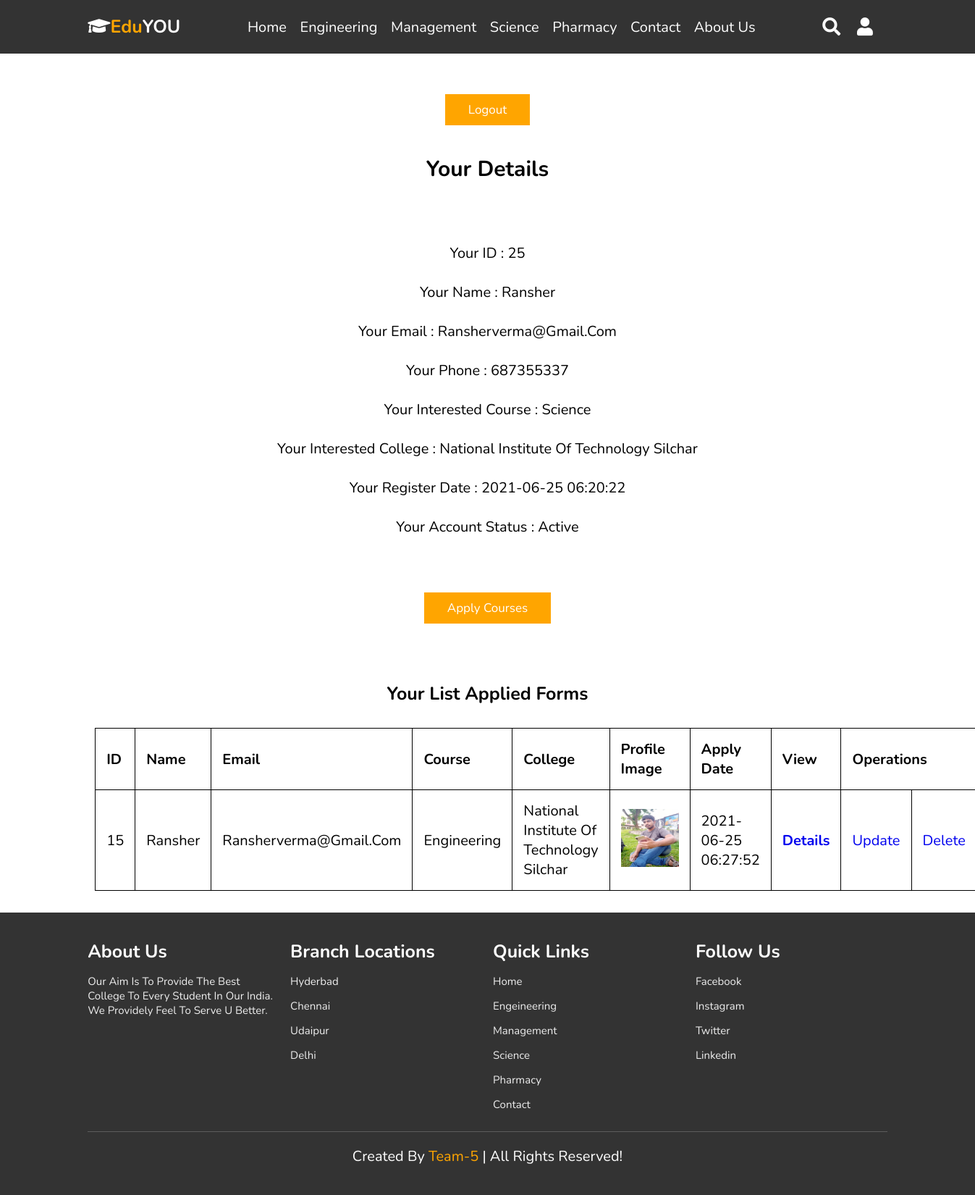
Page /index2.php (signed in) on the committed database.
### tables this page shows
CREATE TABLE `registerr` (
  `id` int(10) NOT NULL,
  `name` varchar(30) NOT NULL,
  `email` varchar(30) NOT NULL,
  `phone` int(15) NOT NULL,
  `course` varchar(30) NOT NULL,
  `college` varchar(50) NOT NULL,
  `password` varchar(50) NOT NULL,
  `cpassword` varchar(50) NOT NULL,
  `date` datetime NOT NULL,
  `token` varchar(255) NOT NULL,
  `statuss` varchar(255) NOT NULL
);

CREATE TABLE `apply` (
  `id` int(10) NOT NULL,
  `fname` varchar(30) NOT NULL,
  `lname` varchar(30) NOT NULL,
  `email` varchar(255) NOT NULL,
  `gender` varchar(10) NOT NULL,
  `father` varchar(40) NOT NULL,
  `mother` varchar(40) NOT NULL,
  `dob` varchar(255) NOT NULL,
  `hq` varchar(255) NOT NULL,
  `course` varchar(255) NOT NULL,
  `college` varchar(255) NOT NULL,
  `fadd` varchar(255) NOT NULL,
  `state` varchar(30) NOT NULL,
  `zip` varchar(255) NOT NULL,
  `country` varchar(255) NOT NULL,
  `uni` varchar(255) NOT NULL,
  `uniadd` varchar(255) NOT NULL,
  `maxmark` int(10) NOT NULL,
  `minmark` int(10) NOT NULL,
  `resfile` varchar(255) NOT NULL,
  `imgfile` varchar(255) NOT NULL,
  `sigfile` varchar(255) NOT NULL,
  `registerdate` datetime NOT NULL
);

### index2.php (the view, shortened to what this page needs)
<?php
include("connection.php");
?>
<!DOCTYPE html>
<html lang="en">
<head>
    <link rel="stylesheet" href="https://unpkg.com/swiper/swiper-bundle.min.css" />
    <link rel="stylesheet" href="https://cdnjs.cloudflare.com/ajax/libs/font-awesome/5.15.3/css/all.min.css">
    <link rel="stylesheet" href="css/style.css">
</head>
<body>
    <header>
        <a href="index.php" class="logo"><i class="fa fa-graduation-cap"></i><span>Edu</span>You</a>
        <nav class="navbar">
            <a href="index.php">Home</a>
            <a href="engineering.php">Engineering</a>
            <a href="management.php">Management</a>
            <a href="science.php">Science</a>
            <a href="pharmacy.php">Pharmacy</a>
            <a href="contact.php">contact</a>
            <a href="about.php">About us</a>
        </nav>
        <div class="icons">
            <i class="fas fa-search" id="search-btn"></i>
            <a href="login.php"><i class="fas fa-user" id="login-btn"></i></a>
        </div>
        <form action="" class="search-bar-container">
            <input type="search" id="search-bar" placeholder="search here...">
            <label for="search-bar" class="fas fa-search"></label>
        </form>
    </header>
    <section style="margin-top: 100px;" class="wrapper" id="Services">
        <div class="service">
            <div class="container">
                <div class="section-header text-center">
                    <div class="row">
                        <div class="col-sm-offset-2 col-sm-8" style=" font:20px bold; text-align: center;">
                            <div>
                                <a href="logout.php"><button class="btn">Logout</button></a>
                            </div>
                        </div>
                    </div>
                </div>
            </div>
        </div>
    </section>
    <section class="wrapper" id="Services">
        <div class="service">
            <div class="container">
                <div class="section-header text-center">
                    <div class="row">
                        <div class="col-sm-offset-2 col-sm-8" style=" font:20px bold; text-align: center;">
                            <div>
                                <h2 class="section-title">Your Details
                                    <hr> <br><br>
                                </h2>
                                <?php
                                $email = $_SESSION['email'];
                                $query = "SELECT * FROM registerr where email = '$email' ";
                                $displayquery = mysqli_query($con, $query);
                                if ($result = mysqli_fetch_array($displayquery)) {
                                ?>
                                    <P class="details"><?php echo "Your ID : " . $result['id']  ?></P> <br>
                                    <P class="details"><?php echo "Your Name : " . $result['name']  ?></P> <br>
                                    <P class="details"><?php echo "Your Email : " . $result['email']  ?></P> <br>
                                    <P class="details"><?php echo "Your Phone : " . $result['phone']  ?></P> <br>
                                    <P class="details"><?php echo "Your Interested Course : " . $result['course']  ?></P> <br>
                                    <P class="details"><?php echo "Your Interested College : " . $result['college']  ?></P> <br>
                                    <P class="details"><?php echo "Your Register Date : " . $result['date']  ?></P> <br>
                                    <P class="details"><?php echo "Your Account Status : " . $result['statuss']  ?></P> <br>
                                <?php }  ?>
                            </div>
                        </div>
                    </div>
                </div>
            </div>
        </div>
    </section>
    <section class="wrapper" id="Services">
        <div class="service">
            <div class="container">
                <div class="section-header text-center">
                    <div class="row">
                        <div class="col-sm-offset-2 col-sm-8" style=" font:20px bold; text-align: center;">
                            <div>
                                <a href="apply.php"><button class="btn">Apply Courses</button></a>
                            </div>
                        </div>
                    </div>
                </div>
            </div>
        </div>
    </section>
    <section class="wrapper" id="Services">
        <div style="margin: 10px;" class="container text-center m-b-100">
            <h1 style="font-size: 25px; text-align:center; padding:30px;">Your List Applied Forms </h1>
            <div class="center-div">
                <div style="font-size: 20px;" class="table-responsive">
                    <table class="table ">
                        <thead>
                            <tr>
                                <th>ID</th>
                                <th>Name</th>
                                <th>Email</th>
                                <th>Course</th>
                                <th>College</th>
                                <th>profile image</th>
                                <th>Apply Date</th>
                                <th>View</th>
                                <th colspan="2">Operations</th>
                            </tr>
                        </thead>
                        <?php
                        $email = $_SESSION['email'];
                        $q = "SELECT * FROM `apply` where email = '$email' ";
                        $dq = mysqli_query($con, $q);
                        while ($result = mysqli_fetch_array($dq)) {
                        ?>
                            <tbody>
                                <tr>
                                    <td><?php echo $result['id']; ?></td>
                                    <td><?php echo $result['fname']; ?></td>
                                    <td><?php echo $result['email']; ?></td>
                                    <td><?php echo $result['course']; ?></td>
                                    <td><?php echo $result['college']; ?></td>
                                    <td> <img style=" width: 80px; height: 80px;" class="img rounded-circle " id="profileimage" src="<?php echo $result['imgfile']; ?>" alt=""></td>
                                    <td><?php echo $result['registerdate']; ?></td>
                                    <th><a href="viewdetail.php?id=<?php echo $result['id']; ?>">details</a></th>
                                    <td> <a href="update.php?id=<?php echo $result['id']; ?>" data-toggle="tooltip" data-placement="bottom" title="Update">update</a> </td>
                                    <td> <a href="delete.php?id=<?php echo $result['id']; ?>" data-toggle="tooltip" data-placement="bottom" title="Delete">delete</a></td>
                                </tr>
                            </tbody>
                        <?php }  ?>
                    </table>
                </div>
            </div>
        </div>
    </section>
    <section class="footer">
        <div class="box-container">
            <div class="box">
                <h3>about us</h3>
                <p>Our Aim is to provide the best college to every student in our india. we providely feel to serve u better. </p>
            </div>
            <div class="box">
                <h3>branch locations</h3>
                <a href="#">Hyderbad</a>
                <a href="#">chennai</a>
                <a href="#">udaipur</a>
                <a href="#">Delhi</a>
            </div>
            <div class="box">
                <h3>quick links</h3>
                <a href="index.php">home</a>
                <a href="Engineering.php">Engeineering</a>
                <a href="Management.php">Management</a>
                <a href="Science.html">Science</a>
                <a href="Pharmacy.php">Pharmacy</a>
                <a href="contact.php">contact</a>
            </div>
            <div class="box">
                <h3>follow us</h3>
                <a href="https://www.facebook.com/">facebook</a>
                <a href="https://www.instagram.com/">instagram</a>
                <a href="https://www.twitter.com/">twitter</a>
                <a href="https://www.linkedin.com/">linkedin</a>
            </div>
        </div>
        <h1 class="credit"> created by <span> Team-5 </span> | all rights reserved! </h1>
    </section>
</body>
</html>

### css/style.css (style rules this page uses)
:root { --orange:#ffa500; }
* { font-family: 'Nunito', sans-serif; margin:0; padding:0; box-sizing: border-box; text-transform: capitalize; outline: none; border:none; text-decoration: none; transition: all .2s linear; }
html { font-size: 62.5%; overflow-x: hidden; scroll-padding-top: 6rem; scroll-behavior: smooth; }
section { padding:2rem 9%; }
.btn { display: inline-block; margin-top: 1rem; background:var(--orange); color:#fff; padding:.8rem 3rem; border:.2rem solid var(--orange); cursor: pointer; font-size: 1.7rem; }
header { position: fixed; top:0; left: 0; right:0; background:#333; z-index: 1000; display: flex; align-items: center; justify-content: space-between; padding:2rem 9%; }
header .logo { font-size: 2.5rem; font-weight: bolder; color:#fff; text-transform: uppercase; }
header .logo span { color:var(--orange); }
header .navbar a { color:#fff; font-size: 2rem; margin:0 .8rem; }
header .icons i { font-size: 2.5rem; color:#fff; cursor: pointer; margin-right: 2rem; }
header .search-bar-container { position: absolute; top:100%; left: 0; right:0; padding:1.5rem 2rem; background:#333; border-top: .1rem solid rgba(255,255,255,.2); display: flex; align-items: center; z-index: 1001; clip-path: polygon(0 0, 100% 0, 100% 0, 0 0); }
header .search-bar-container #search-bar { width:100%; padding:1rem; text-transform: none; color:#333; font-size: 1.7rem; border-radius: .5rem; }
header .search-bar-container label { color:#fff; cursor: pointer; font-size: 3rem; margin-left: 1.5rem; }
.footer { background:#333; }
.footer .box-container { display: flex; flex-wrap: wrap; gap:1.5rem; }
.footer .box-container .box { padding:1rem 0; flex:1 1 25rem; }
.footer .box-container .box h3 { font-size: 2.5rem; padding:.7rem 0; color:#fff; }
.footer .box-container .box p { font-size: 1.5rem; padding:.7rem 0; color:#eee; }
.footer .box-container .box a { display: block; font-size: 1.5rem; padding:.7rem 0; color:#eee; }
.footer .credit { text-align: center; padding:2rem 1rem; margin-top: 1rem; font-size: 2rem; font-weight: normal; color:#fff; border-top: .1rem solid rgba(255,255,255,.2); }
.footer .credit span { color:var(--orange); }

### index2.php (style rules this page uses)
table { width: 100%; }
table, th, td { border: 1px solid black; border-collapse: collapse; }
th, td { padding: 15px; text-align: left; }

### rows in the picture
registerr: id "25", name "Ransher", email "Ransherverma@gmail.com", phone "687355337", course "Science", college "National Institute Of Technology Silchar", date "2021-06-25 06:20:22", statuss "Active"
apply: id "15", fname "Ransher", email "Ransherverma@gmail.com", course "Engineering", college "National Institute Of Technology Silchar", imgfile (picture), registerdate "2021-06-25 06:27:52"
